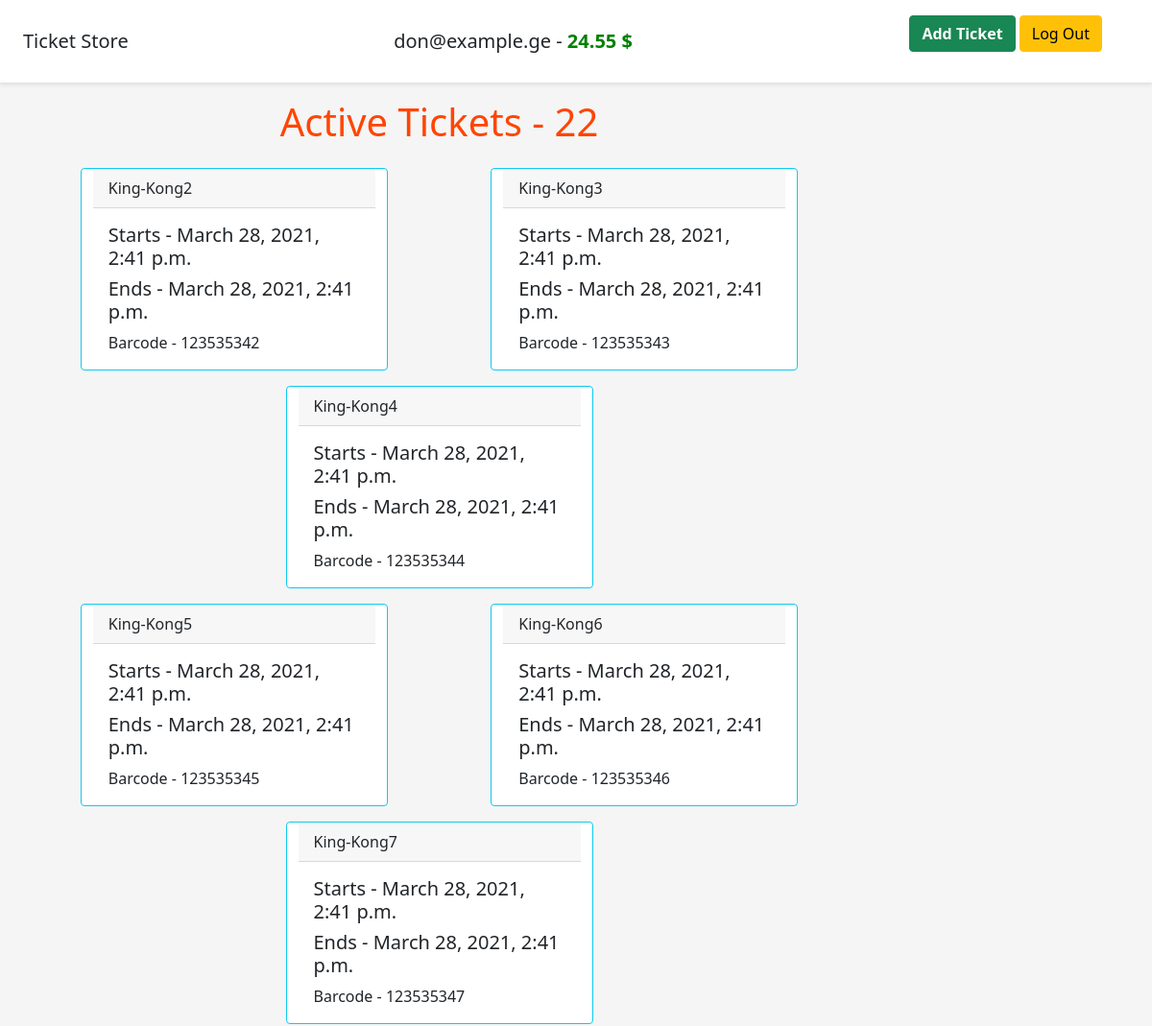
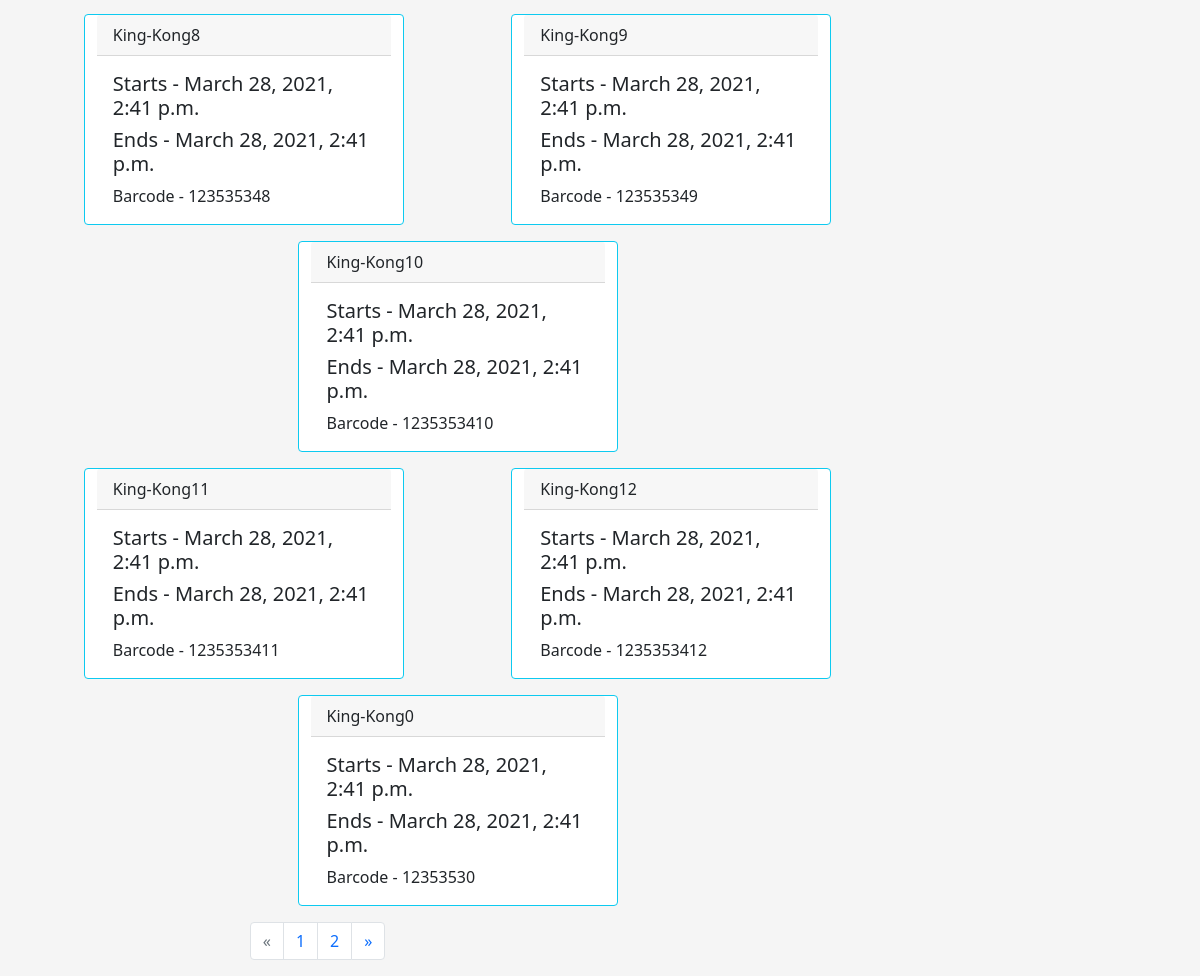
The page / (signed in) on the database its author committed (2 pictures, top to bottom).
### user/models.py (models this page shows, shortened)
class User(AbstractUser):
    username = None
    email = models.EmailField(verbose_name='E-Mail', unique=True)
    balance = models.DecimalField(verbose_name="Balance", max_digits=8, decimal_places=2, default=0,
                                  help_text="In USD")
    mobile_phone = models.CharField(verbose_name='Mobile Phone', max_length=9, unique=True)
    objects = UserManager()
    USERNAME_FIELD = 'email'
    REQUIRED_FIELDS = []
    class Meta:
        verbose_name = 'User'
        verbose_name_plural = 'Users'

### ecommerce/models.py (models this page shows, shortened)
class Ticket(models.Model):
    name = models.CharField(verbose_name='Name', max_length=255)
    start_date = models.DateTimeField(verbose_name='Start Date')
    end_date = models.DateTimeField(verbose_name='End Date')
    barcode = models.CharField(verbose_name="Barcode", max_length=15, unique=True, default=0)
    class Meta:
        verbose_name = 'Ticket'
        verbose_name_plural = 'Tickets'

### ecommerce/views.py (the view)
# urls.py: path('', home, name='home'),
@login_required(login_url='user/login')
def home(request):
    tickets = Ticket.objects.filter(orders__isnull=True)
    tickets_created = Ticket.objects.all().count()
    user = User.objects.get(id=request.user.id)
    user_balance = user.balance
    ticket_orders_info: Dict[str, Optional[Decimal]] = user.orders.all().aggregate(
        paid_last_year=Sum('price', filter=Q(order_date__gte=timezone.now() - timezone.timedelta(days=365))),
        bought_last_year=Count('id', filter=Q(order_date__gte=timezone.now() - timezone.timedelta(days=365))),
        paid_last_month=Sum('price', filter=Q(order_date__gte=timezone.now() - timezone.timedelta(weeks=4))),
        bought_last_month=Count('id', filter=Q(order_date__gte=timezone.now() - timezone.timedelta(weeks=4))),
        paid_last_week=Sum('price', filter=Q(order_date__gte=timezone.now() - timezone.timedelta(days=7))),
        bought_last_week=Count('id', filter=Q(order_date__gte=timezone.now() - timezone.timedelta(days=7)))
    )
    page = request.GET.get('page', 1)
    paginator = Paginator(tickets, 12)
    try:
        tickets_pag = paginator.page(page)
    except PageNotAnInteger:
        tickets_pag = paginator.page(1)
    except EmptyPage:
        tickets_pag = paginator.page(paginator.num_pages)
    orders = Order.objects.all()
    tickets_price = orders.aggregate(maxp_ticket=Max('price'), avgp_ticket=Avg('price'), minp_ticket=Min('price'))
    profit = orders.aggregate(profit=Sum('price'))
    customers_count = User.objects.filter(is_staff=False).count()
    staff_count = User.objects.filter(is_staff=True).count()
    return render(request, 'pages/home.html',
                  {'tickets': tickets,
                   **ticket_orders_info,
                   'tickets_count': tickets.count(),
                   'user_balance': user_balance,
                   'tickets_pag': tickets_pag,
                   'tickets_created': tickets_created,
                   'tickets_sold': tickets_created - tickets.count(),
                   **tickets_price,
                   **profit,
                   'customers_count': customers_count,
                   'staff_count': staff_count})

### templates/pages/home.html (shortened to what this page needs)
{% extends 'base.html' %}
{% block content %}
	<div class="container">
		<div class="row">
			<div class="col-9">
				<div class="mb-3 row text-center">
					<h1 style="color: orangered">Active Tickets - {{ tickets_count }}</h1>
				</div>
				{% for ticket in tickets_pag %}
					{% if forloop.counter0|divisibleby:3 %}
						<div class="row" style="justify-content: space-around">
					{% endif %}
				<div class="card border-info mb-3" style="max-width: 20rem;">
					<div class="card-header">{{ ticket.name }}</div>
					<div class="card-body">
						<h5 class="card-title">Starts - {{ ticket.start_date }}</h5>
						<h5 class="card-title">Ends - {{ ticket.end_date }}</h5>
						<p class="card-text">Barcode - {{ ticket.barcode }}</p>
					</div>
				</div>
				{% if forloop.counter|divisibleby:3 or forloop.last %}
					</div>
				{% endif %}
				{% endfor %}
				{% if tickets_pag.has_other_pages %}
					<div class="col-6 offset-3 text-center-pagination-set">
						<nav aria-label="Page navigation">
							<ul class="pagination">
								{% if tickets_pag.has_previous %}
									<li class="page-item">
										<a class="page-link"
										   href="?page={{ tickets_pag.previous_page_number }}">&laquo;</a>
									</li>
								{% else %}
									<li class="page-item disabled">
										<a class="page-link">
											<span aria-hidden="true">&laquo;</span>
										</a>
									</li>
								{% endif %}
								{% for ticket in tickets_pag.paginator.page_range %}
									{% if tickets_pag.number == ticket %}
										<li class="page-item">
											<a class="page-link">
												{{ ticket }}
											</a>
										</li>
									{% else %}
										<li class="page-item">
											<a class="page-link" href="?page={{ ticket }}">{{ ticket }}</a>
										</li>
									{% endif %}
								{% endfor %}
								{% if tickets_pag.has_next %}
									<li class="page-item"><a class="page-link"
									                         href="?page={{ tickets_pag.next_page_number }}">
										&raquo;
									</a></li>
								{% else %}
									<li class="page-item disabled">
										<a class="page-link">
											<span aria-hidden="true">&raquo;</span>
										</a>
									</li>
								{% endif %}
							</ul>
						</nav>
					</div>
				{% endif %}
			</div>
			<div class="col-3">
			</div>
		</div>
	</div>
{% endblock %}

### templates/base.html (shortened to what this page needs)
<link href="https://cdn.jsdelivr.net/npm/bootstrap@5.0.0-beta2/dist/css/bootstrap.min.css" rel="stylesheet"
>
<header class="d-flex flex-column flex-md-row align-items-center p-3 px-md-4 mb-3 bg-body border-bottom shadow-sm">
	<p class="h5 my-0 me-md-auto fw-normal" onclick="window.location='{% url 'home' %}';" style="cursor: pointer">Ticket
		Store</p>
	{% if user.is_authenticated %}
		<p class="h5 my-0 me-md-auto fw-normal">{{ user.email }} - <strong style="color: green">{{ user_balance }}
			$</strong></p>
	{% endif %}
	<nav class="my-2 my-md-0 me-md-3">
		<div class="container">
			{% if user.is_authenticated %}
				<a class="btn btn-success" href="{% url 'add_ticket' %}" role="button"><strong>Add Ticket</strong></a>
				<a class="btn btn-warning" href="javascript:{document.getElementById('logout').submit()}" role="button">Log
					Out</a>
			{% else %}
				<a class="btn btn-outline-primary" href="{% url 'signup' %}">Sign up</a>
				<a class="btn btn-outline-warning" href="{% url 'login' %}">Login</a>
			{% endif %}
		</div>
	</nav>
</header>
<body style="background-color: whitesmoke">
{% block content %}
{% endblock %}
</body>

### rows shown on the page
User: email "don@example.ge", balance "24.55"
Ticket: name "King-Kong2", start_date "March 28, 2021, 2:41 p.m.", end_date "March 28, 2021, 2:41 p.m.", barcode "123535342"
Ticket: name "King-Kong3", start_date "March 28, 2021, 2:41 p.m.", end_date "March 28, 2021, 2:41 p.m.", barcode "123535343"
Ticket: name "King-Kong4", start_date "March 28, 2021, 2:41 p.m.", end_date "March 28, 2021, 2:41 p.m.", barcode "123535344"
Ticket: name "King-Kong5", start_date "March 28, 2021, 2:41 p.m.", end_date "March 28, 2021, 2:41 p.m.", barcode "123535345"
Ticket: name "King-Kong6", start_date "March 28, 2021, 2:41 p.m.", end_date "March 28, 2021, 2:41 p.m.", barcode "123535346"
Ticket: name "King-Kong7", start_date "March 28, 2021, 2:41 p.m.", end_date "March 28, 2021, 2:41 p.m.", barcode "123535347"
Ticket: name "King-Kong8", start_date "March 28, 2021, 2:41 p.m.", end_date "March 28, 2021, 2:41 p.m.", barcode "123535348"
Ticket: name "King-Kong9", start_date "March 28, 2021, 2:41 p.m.", end_date "March 28, 2021, 2:41 p.m.", barcode "123535349"
Ticket: name "King-Kong10", start_date "March 28, 2021, 2:41 p.m.", end_date "March 28, 2021, 2:41 p.m.", barcode "1235353410"
Ticket: name "King-Kong11", start_date "March 28, 2021, 2:41 p.m.", end_date "March 28, 2021, 2:41 p.m.", barcode "1235353411"
Ticket: name "King-Kong12", start_date "March 28, 2021, 2:41 p.m.", end_date "March 28, 2021, 2:41 p.m.", barcode "1235353412"
Ticket: name "King-Kong0", start_date "March 28, 2021, 2:41 p.m.", end_date "March 28, 2021, 2:41 p.m.", barcode "12353530"

### other values the page prints
{{ tickets_count }} "22"
{{ ticket }} "1"
{{ ticket }} "2"
